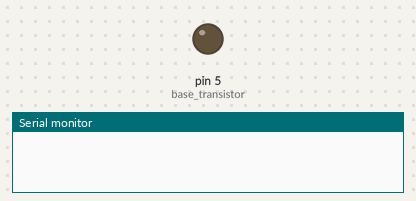
The sketch below on a simulated Arduino Uno, built with avr-gcc and run on an emulated ATmega328P. Parts: output pins drawn as LEDs (lit = HIGH), the last lines printed to the serial monitor.

Above: at 1.2 s.
At 3.7 s:
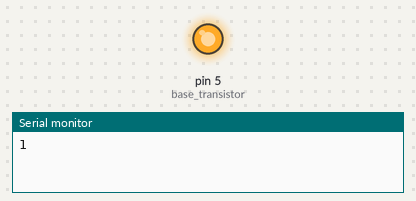
Timing chart, 0 to 6.5 s (numbered marks = the images above):
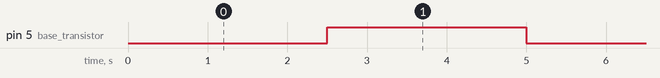

Measured:
- by itself, pin 5 (base_transistor): alternates HIGH for 2.5 s and LOW for 2.5 s

The sketch:

sketch_Translay.ino
```cpp
const int base_transistor = 5;
int state = LOW;
void setup() {
  pinMode(base_transistor , OUTPUT);
  Serial.begin(9600);
}

void loop() {
  if(state == HIGH){
    state = LOW;
  }else{
    state = HIGH;
  }
  delay(2500);    //2.5 seconds
  digitalWrite(base_transistor, state);
  Serial.println(state);
}
```
